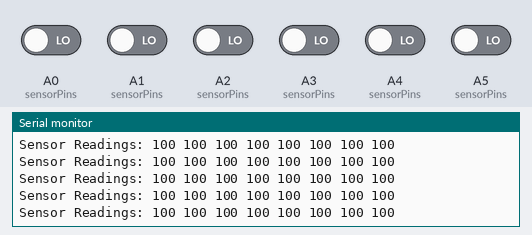
Simulated run of this sketch. Board: Arduino Nano, built with avr-gcc and run on an emulated ATmega328P. Shown: the last lines printed to the serial monitor. Inputs (shaded band) come from the test bench; at power-on: A0 (sensorPins), A1 (sensorPins), A2 (sensorPins), A3 (sensorPins), A4 (sensorPins), A5 (sensorPins) LOW.

Above: at 1.2 s.
1.3 s: A0 (sensorPins) driven HIGH
At 1.5 s:
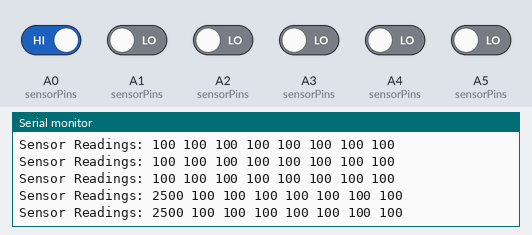
2.8 s: A0 (sensorPins) driven LOW
5.8 s: A1 (sensorPins) driven HIGH
At 5.88 s:
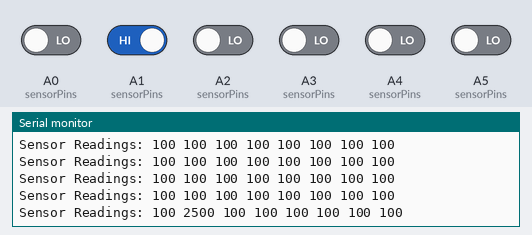
7.3 s: A2 (sensorPins) driven HIGH
At 7.45 s:
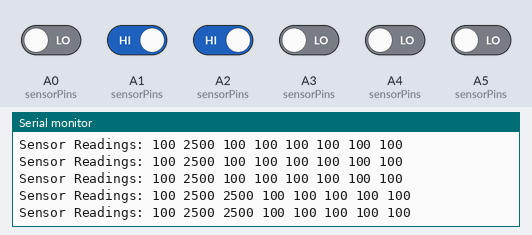
10.3 s: A3 (sensorPins) driven HIGH
At 10.48 s:
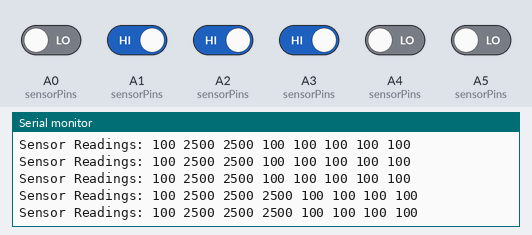
13.3 s: A4 (sensorPins) driven HIGH
At 13.51 s:
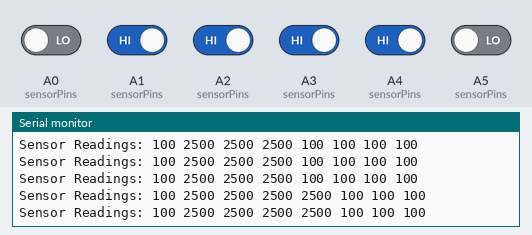

Measured:
- after the input at 1.3 s, the serial monitor: prints a new line after 0.09 s (image 1)
- after the input at 5.8 s, the serial monitor: prints a new line after 0.08 s (image 2)
- after the input at 7.3 s, the serial monitor: prints a new line at once (image 3)
- after the input at 10.3 s, the serial monitor: prints a new line after 0.07 s (image 4)
- after the input at 13.3 s, the serial monitor: prints a new line after 0.10 s (image 5)

The sketch:

line_follower.ino
```cpp
#include <QTRSensors.h>

// Define number of sensors (8 for QTR-8A)
const int NUM_SENSORS = 8;

// Define analog pins connected to QTR-8A (modify as needed)
const int sensorPins[NUM_SENSORS] = {A0, A1, A2, A3, A4, A5, A6, A7};

// Create a QTRSensorsRC object for QTR-8A
QTRSensorsRC qtra((unsigned char[]) {A0, A1, A2, A3, A4, A5, A6, A7}, NUM_SENSORS);

void setup() {
  // Initialize serial communication
  Serial.begin(9600);

  // Calibrate the QTR-8A sensors (follow calibration procedure)
  Serial.println("Calibrating QTR-8A...");
  qtra.calibrate();
  Serial.println("Calibration complete!");
}

void loop() {
  // Declare local array to store raw readings
  unsigned int sensorValues[NUM_SENSORS];

  // Read calibrated sensor values
  qtra.read(sensorValues);

  // Print sensor readings
  Serial.print("Sensor Readings: ");
  for (int i = 0; i < NUM_SENSORS; i++) {
    Serial.print(sensorValues[i]);
    Serial.print(" "); // Add space between readings
  }
  Serial.println(); // Add newline after all readings

  // Delay between readings (optional)
  delay(100);
}
```
